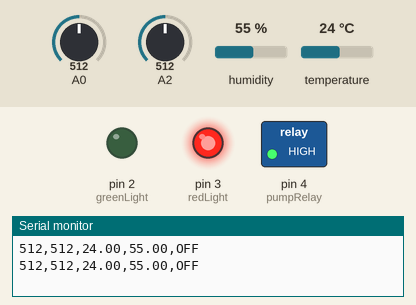
Recording of a sketch running on a simulated Arduino Uno, built with avr-gcc and run on an emulated ATmega328P. On the bench: switched loads named in the sketch (green lamp = pin HIGH), output pins drawn as LEDs (lit = HIGH), the last lines printed to the serial monitor. Inputs (shaded band) come from the test bench; at power-on: A0 = 512, A2 = 512, humidity 55 %, temperature 24 °C.

Above: at 10.8 s.
10.9 s: A0 set to 436
21.2 s: A0 set to 410
At 30.6 s:
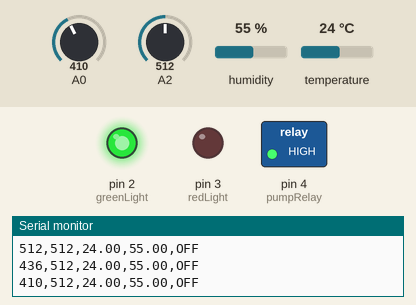
31.5 s: A0 set to 55
41.5 s: A0 set to 44
At 51.0 s:
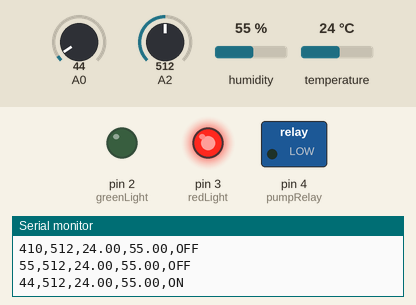
51.5 s: A0 set to 60
At 61.2 s:
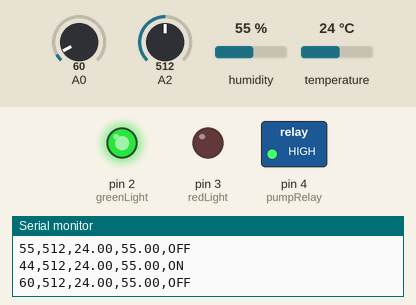
61.5 s: A0 set to 40
At 71.5 s:
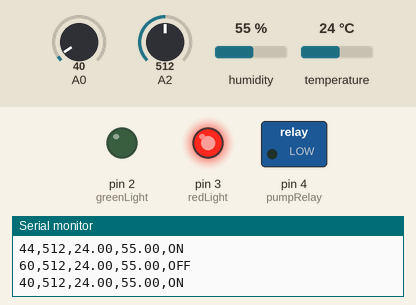
Timing chart, 0 to 72.5 s (numbered marks = the images above; inputs shaded):
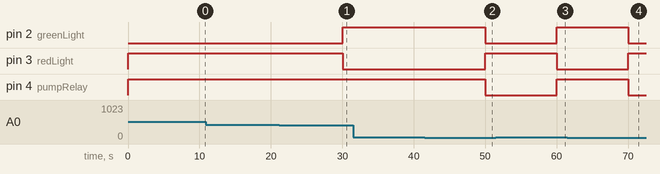

The sketch:

smart_garden.ino
```cpp
#include "Adafruit_Sensor.h"
#include "DHT.h"
#include "DHT_U.h"

#define DHTPIN 5
#define DHTTYPE DHT11

DHT_Unified dht(DHTPIN, DHTTYPE);

#define greenLight 2
#define redLight 3
#define pumpRelay 4


void setup() {
  // put your setup code here, to run once:
  Serial.begin(9600);
  pinMode(greenLight, OUTPUT);
  pinMode(redLight, OUTPUT);
  pinMode(pumpRelay, OUTPUT);
  dht.begin();
}

void loop() {
  // put your main code here, to run repeatedly:
  int soilMoisture = analogRead(A0);
  int photoResistor = analogRead(A2);

  // Read temperature
  sensors_event_t event;
  dht.temperature().getEvent(&event);
  float temp = event.temperature;

  // Read humidity
  dht.humidity().getEvent(&event);
  float humidity = event.relative_humidity;
  // Serial.print("Soil Moisture:");
  Serial.print(soilMoisture);
  Serial.print(",");
  Serial.print(photoResistor);
  Serial.print(",");

  Serial.print(temp);
  Serial.print(",");
  Serial.print(humidity);
  Serial.print(",");
  // Pump relay triggers have been inverted
  // due to the hardware wiring of the relay
  if(soilMoisture > 420){
    digitalWrite(redLight, HIGH);
    digitalWrite(greenLight, LOW);
    digitalWrite(pumpRelay, HIGH); //OFF
    Serial.println("OFF");
  }
  else if(soilMoisture < 50){
    digitalWrite(redLight, HIGH);
    digitalWrite(greenLight, LOW);
    digitalWrite(pumpRelay, LOW); //ON
    Serial.println("ON");
  }
  else{
    digitalWrite(greenLight, HIGH);
    digitalWrite(redLight, LOW);
    digitalWrite(pumpRelay, HIGH); //OFF
    Serial.println("OFF");
  }
  delay(10000);
}
```

Measured:
- the behaviour switches between 421 and 420 on A0 (found by bisection; images 0 and 1)
- the behaviour switches between 50 and 49 on A0 (found by bisection; images 1 and 2)
- after the input at 21.2 s, pin 2 (greenLight): LOW → HIGH after 8.8 s; pin 3 (redLight): HIGH → LOW after 8.8 s
- after the input at 41.5 s, pin 2 (greenLight), pin 4 (pumpRelay): HIGH → LOW after 8.5 s; pin 3 (redLight): LOW → HIGH after 8.5 s
- after the input at 51.5 s, pin 2 (greenLight), pin 4 (pumpRelay): LOW → HIGH after 8.5 s; pin 3 (redLight): HIGH → LOW after 8.5 s
- after the input at 61.5 s, pin 2 (greenLight), pin 4 (pumpRelay): HIGH → LOW after 8.5 s; pin 3 (redLight): LOW → HIGH after 8.5 s
